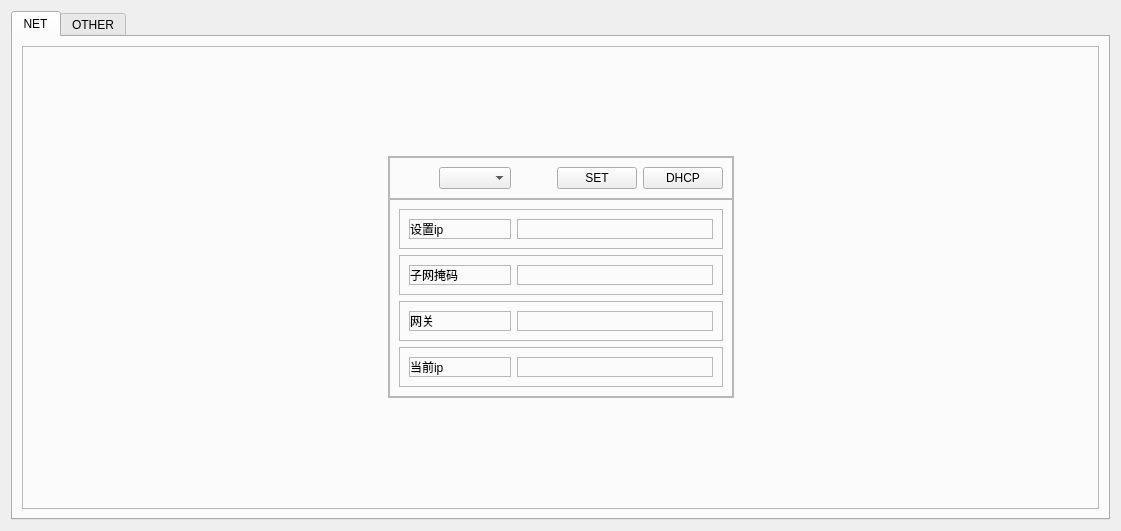
<?xml version="1.0" encoding="UTF-8"?>
<ui version="4.0">
 <class>ToolWidget</class>
 <widget class="QWidget" name="ToolWidget">
  <property name="geometry">
   <rect>
    <x>0</x>
    <y>0</y>
    <width>1121</width>
    <height>531</height>
   </rect>
  </property>
  <property name="windowTitle">
   <string>Form</string>
  </property>
  <layout class="QGridLayout" name="gridLayout_10">
   <item row="0" column="0">
    <widget class="QTabWidget" name="tabWidget">
     <property name="currentIndex">
      <number>0</number>
     </property>
     <widget class="QWidget" name="tab">
      <attribute name="title">
       <string>NET</string>
      </attribute>
      <layout class="QGridLayout" name="gridLayout_16">
       <item row="0" column="0">
        <widget class="QFrame" name="frame_15">
         <property name="frameShape">
          <enum>QFrame::StyledPanel</enum>
         </property>
         <property name="frameShadow">
          <enum>QFrame::Raised</enum>
         </property>
         <layout class="QGridLayout" name="gridLayout_15">
          <property name="leftMargin">
           <number>0</number>
          </property>
          <property name="topMargin">
           <number>0</number>
          </property>
          <property name="rightMargin">
           <number>0</number>
          </property>
          <property name="bottomMargin">
           <number>0</number>
          </property>
          <property name="spacing">
           <number>0</number>
          </property>
          <item row="0" column="1">
           <spacer name="verticalSpacer">
            <property name="orientation">
             <enum>Qt::Vertical</enum>
            </property>
            <property name="sizeHint" stdset="0">
             <size>
              <width>20</width>
              <height>114</height>
             </size>
            </property>
           </spacer>
          </item>
          <item row="1" column="0">
           <spacer name="horizontalSpacer_2">
            <property name="orientation">
             <enum>Qt::Horizontal</enum>
            </property>
            <property name="sizeHint" stdset="0">
             <size>
              <width>204</width>
              <height>20</height>
             </size>
            </property>
           </spacer>
          </item>
          <item row="1" column="1" colspan="2">
           <widget class="QFrame" name="frame_17">
            <property name="frameShape">
             <enum>QFrame::StyledPanel</enum>
            </property>
            <property name="frameShadow">
             <enum>QFrame::Raised</enum>
            </property>
            <layout class="QFormLayout" name="formLayout">
             <property name="horizontalSpacing">
              <number>0</number>
             </property>
             <property name="verticalSpacing">
              <number>0</number>
             </property>
             <property name="leftMargin">
              <number>0</number>
             </property>
             <property name="topMargin">
              <number>0</number>
             </property>
             <property name="rightMargin">
              <number>0</number>
             </property>
             <property name="bottomMargin">
              <number>0</number>
             </property>
             <item row="0" column="1">
              <widget class="QFrame" name="frame_14">
               <property name="frameShape">
                <enum>QFrame::StyledPanel</enum>
               </property>
               <property name="frameShadow">
                <enum>QFrame::Raised</enum>
               </property>
               <layout class="QHBoxLayout" name="horizontalLayout">
                <item>
                 <spacer name="horizontalSpacer_4">
                  <property name="orientation">
                   <enum>Qt::Horizontal</enum>
                  </property>
                  <property name="sizeHint" stdset="0">
                   <size>
                    <width>40</width>
                    <height>20</height>
                   </size>
                  </property>
                 </spacer>
                </item>
                <item>
                 <widget class="QComboBox" name="combox_net"/>
                </item>
                <item>
                 <spacer name="horizontalSpacer">
                  <property name="orientation">
                   <enum>Qt::Horizontal</enum>
                  </property>
                  <property name="sizeHint" stdset="0">
                   <size>
                    <width>40</width>
                    <height>20</height>
                   </size>
                  </property>
                 </spacer>
                </item>
                <item>
                 <widget class="QPushButton" name="btn_set">
                  <property name="text">
                   <string>SET</string>
                  </property>
                 </widget>
                </item>
                <item>
                 <widget class="QPushButton" name="btn_dhcp">
                  <property name="text">
                   <string>DHCP</string>
                  </property>
                 </widget>
                </item>
               </layout>
              </widget>
             </item>
             <item row="3" column="1">
              <widget class="QFrame" name="frame_10">
               <property name="sizePolicy">
                <sizepolicy hsizetype="Preferred" vsizetype="Preferred">
                 <horstretch>5</horstretch>
                 <verstretch>0</verstretch>
                </sizepolicy>
               </property>
               <property name="frameShape">
                <enum>QFrame::StyledPanel</enum>
               </property>
               <property name="frameShadow">
                <enum>QFrame::Raised</enum>
               </property>
               <layout class="QGridLayout" name="gridLayout_14">
                <item row="0" column="0">
                 <widget class="QFrame" name="frame_3">
                  <property name="frameShape">
                   <enum>QFrame::StyledPanel</enum>
                  </property>
                  <property name="frameShadow">
                   <enum>QFrame::Raised</enum>
                  </property>
                  <layout class="QGridLayout" name="gridLayout_3">
                   <item row="0" column="1">
                    <widget class="QFrame" name="frame">
                     <property name="sizePolicy">
                      <sizepolicy hsizetype="Preferred" vsizetype="Preferred">
                       <horstretch>8</horstretch>
                       <verstretch>0</verstretch>
                      </sizepolicy>
                     </property>
                     <property name="frameShape">
                      <enum>QFrame::StyledPanel</enum>
                     </property>
                     <property name="frameShadow">
                      <enum>QFrame::Raised</enum>
                     </property>
                     <layout class="QGridLayout" name="gridLayout">
                      <property name="leftMargin">
                       <number>0</number>
                      </property>
                      <property name="topMargin">
                       <number>0</number>
                      </property>
                      <property name="rightMargin">
                       <number>0</number>
                      </property>
                      <property name="bottomMargin">
                       <number>0</number>
                      </property>
                      <property name="spacing">
                       <number>0</number>
                      </property>
                      <item row="0" column="0">
                       <widget class="QIPEdit" name="set_ip" native="true">
                        <property name="maximumSize">
                         <size>
                          <width>500</width>
                          <height>50</height>
                         </size>
                        </property>
                       </widget>
                      </item>
                     </layout>
                    </widget>
                   </item>
                   <item row="0" column="0">
                    <widget class="QFrame" name="frame_2">
                     <property name="sizePolicy">
                      <sizepolicy hsizetype="Preferred" vsizetype="Preferred">
                       <horstretch>1</horstretch>
                       <verstretch>0</verstretch>
                      </sizepolicy>
                     </property>
                     <property name="frameShape">
                      <enum>QFrame::StyledPanel</enum>
                     </property>
                     <property name="frameShadow">
                      <enum>QFrame::Raised</enum>
                     </property>
                     <layout class="QGridLayout" name="gridLayout_2">
                      <property name="leftMargin">
                       <number>0</number>
                      </property>
                      <property name="topMargin">
                       <number>0</number>
                      </property>
                      <property name="rightMargin">
                       <number>0</number>
                      </property>
                      <property name="bottomMargin">
                       <number>0</number>
                      </property>
                      <property name="spacing">
                       <number>0</number>
                      </property>
                      <item row="0" column="0">
                       <widget class="QLabel" name="lab_set_ip">
                        <property name="minimumSize">
                         <size>
                          <width>100</width>
                          <height>0</height>
                         </size>
                        </property>
                        <property name="text">
                         <string>设置ip</string>
                        </property>
                       </widget>
                      </item>
                     </layout>
                    </widget>
                   </item>
                  </layout>
                 </widget>
                </item>
                <item row="1" column="0">
                 <widget class="QFrame" name="frame_4">
                  <property name="frameShape">
                   <enum>QFrame::StyledPanel</enum>
                  </property>
                  <property name="frameShadow">
                   <enum>QFrame::Raised</enum>
                  </property>
                  <layout class="QGridLayout" name="gridLayout_4">
                   <item row="0" column="1">
                    <widget class="QFrame" name="frame_5">
                     <property name="sizePolicy">
                      <sizepolicy hsizetype="Preferred" vsizetype="Preferred">
                       <horstretch>8</horstretch>
                       <verstretch>0</verstretch>
                      </sizepolicy>
                     </property>
                     <property name="frameShape">
                      <enum>QFrame::StyledPanel</enum>
                     </property>
                     <property name="frameShadow">
                      <enum>QFrame::Raised</enum>
                     </property>
                     <layout class="QGridLayout" name="gridLayout_5">
                      <property name="leftMargin">
                       <number>0</number>
                      </property>
                      <property name="topMargin">
                       <number>0</number>
                      </property>
                      <property name="rightMargin">
                       <number>0</number>
                      </property>
                      <property name="bottomMargin">
                       <number>0</number>
                      </property>
                      <property name="spacing">
                       <number>0</number>
                      </property>
                      <item row="0" column="0">
                       <widget class="QIPEdit" name="set_mask" native="true">
                        <property name="maximumSize">
                         <size>
                          <width>500</width>
                          <height>50</height>
                         </size>
                        </property>
                       </widget>
                      </item>
                     </layout>
                    </widget>
                   </item>
                   <item row="0" column="0">
                    <widget class="QFrame" name="frame_6">
                     <property name="sizePolicy">
                      <sizepolicy hsizetype="Preferred" vsizetype="Preferred">
                       <horstretch>1</horstretch>
                       <verstretch>0</verstretch>
                      </sizepolicy>
                     </property>
                     <property name="frameShape">
                      <enum>QFrame::StyledPanel</enum>
                     </property>
                     <property name="frameShadow">
                      <enum>QFrame::Raised</enum>
                     </property>
                     <layout class="QGridLayout" name="gridLayout_6">
                      <property name="leftMargin">
                       <number>0</number>
                      </property>
                      <property name="topMargin">
                       <number>0</number>
                      </property>
                      <property name="rightMargin">
                       <number>0</number>
                      </property>
                      <property name="bottomMargin">
                       <number>0</number>
                      </property>
                      <property name="horizontalSpacing">
                       <number>0</number>
                      </property>
                      <item row="0" column="0">
                       <widget class="QLabel" name="lab_mask">
                        <property name="minimumSize">
                         <size>
                          <width>100</width>
                          <height>0</height>
                         </size>
                        </property>
                        <property name="text">
                         <string>子网掩码</string>
                        </property>
                       </widget>
                      </item>
                     </layout>
                    </widget>
                   </item>
                  </layout>
                 </widget>
                </item>
                <item row="2" column="0">
                 <widget class="QFrame" name="frame_7">
                  <property name="frameShape">
                   <enum>QFrame::StyledPanel</enum>
                  </property>
                  <property name="frameShadow">
                   <enum>QFrame::Raised</enum>
                  </property>
                  <layout class="QGridLayout" name="gridLayout_7">
                   <item row="0" column="1">
                    <widget class="QFrame" name="frame_8">
                     <property name="sizePolicy">
                      <sizepolicy hsizetype="Preferred" vsizetype="Preferred">
                       <horstretch>8</horstretch>
                       <verstretch>0</verstretch>
                      </sizepolicy>
                     </property>
                     <property name="frameShape">
                      <enum>QFrame::StyledPanel</enum>
                     </property>
                     <property name="frameShadow">
                      <enum>QFrame::Raised</enum>
                     </property>
                     <layout class="QGridLayout" name="gridLayout_8">
                      <property name="leftMargin">
                       <number>0</number>
                      </property>
                      <property name="topMargin">
                       <number>0</number>
                      </property>
                      <property name="rightMargin">
                       <number>0</number>
                      </property>
                      <property name="bottomMargin">
                       <number>0</number>
                      </property>
                      <property name="spacing">
                       <number>0</number>
                      </property>
                      <item row="0" column="0">
                       <widget class="QIPEdit" name="set_gate_way" native="true">
                        <property name="maximumSize">
                         <size>
                          <width>500</width>
                          <height>50</height>
                         </size>
                        </property>
                       </widget>
                      </item>
                     </layout>
                    </widget>
                   </item>
                   <item row="0" column="0">
                    <widget class="QFrame" name="frame_9">
                     <property name="sizePolicy">
                      <sizepolicy hsizetype="Preferred" vsizetype="Preferred">
                       <horstretch>1</horstretch>
                       <verstretch>0</verstretch>
                      </sizepolicy>
                     </property>
                     <property name="frameShape">
                      <enum>QFrame::StyledPanel</enum>
                     </property>
                     <property name="frameShadow">
                      <enum>QFrame::Raised</enum>
                     </property>
                     <layout class="QGridLayout" name="gridLayout_9">
                      <property name="leftMargin">
                       <number>0</number>
                      </property>
                      <property name="topMargin">
                       <number>0</number>
                      </property>
                      <property name="rightMargin">
                       <number>0</number>
                      </property>
                      <property name="bottomMargin">
                       <number>0</number>
                      </property>
                      <property name="spacing">
                       <number>0</number>
                      </property>
                      <item row="0" column="0">
                       <widget class="QLabel" name="lab_gate_way">
                        <property name="minimumSize">
                         <size>
                          <width>100</width>
                          <height>0</height>
                         </size>
                        </property>
                        <property name="text">
                         <string>网关</string>
                        </property>
                       </widget>
                      </item>
                     </layout>
                    </widget>
                   </item>
                  </layout>
                 </widget>
                </item>
                <item row="3" column="0">
                 <widget class="QFrame" name="frame_11">
                  <property name="frameShape">
                   <enum>QFrame::StyledPanel</enum>
                  </property>
                  <property name="frameShadow">
                   <enum>QFrame::Raised</enum>
                  </property>
                  <layout class="QGridLayout" name="gridLayout_11">
                   <item row="0" column="1">
                    <widget class="QFrame" name="frame_12">
                     <property name="sizePolicy">
                      <sizepolicy hsizetype="Preferred" vsizetype="Preferred">
                       <horstretch>8</horstretch>
                       <verstretch>0</verstretch>
                      </sizepolicy>
                     </property>
                     <property name="frameShape">
                      <enum>QFrame::StyledPanel</enum>
                     </property>
                     <property name="frameShadow">
                      <enum>QFrame::Raised</enum>
                     </property>
                     <layout class="QGridLayout" name="gridLayout_12">
                      <property name="leftMargin">
                       <number>0</number>
                      </property>
                      <property name="topMargin">
                       <number>0</number>
                      </property>
                      <property name="rightMargin">
                       <number>0</number>
                      </property>
                      <property name="bottomMargin">
                       <number>0</number>
                      </property>
                      <property name="spacing">
                       <number>0</number>
                      </property>
                      <item row="0" column="0">
                       <widget class="QIPEdit" name="cur_ip" native="true">
                        <property name="maximumSize">
                         <size>
                          <width>500</width>
                          <height>50</height>
                         </size>
                        </property>
                       </widget>
                      </item>
                     </layout>
                    </widget>
                   </item>
                   <item row="0" column="0">
                    <widget class="QFrame" name="frame_13">
                     <property name="sizePolicy">
                      <sizepolicy hsizetype="Preferred" vsizetype="Preferred">
                       <horstretch>1</horstretch>
                       <verstretch>0</verstretch>
                      </sizepolicy>
                     </property>
                     <property name="frameShape">
                      <enum>QFrame::StyledPanel</enum>
                     </property>
                     <property name="frameShadow">
                      <enum>QFrame::Raised</enum>
                     </property>
                     <layout class="QGridLayout" name="gridLayout_13">
                      <property name="leftMargin">
                       <number>0</number>
                      </property>
                      <property name="topMargin">
                       <number>0</number>
                      </property>
                      <property name="rightMargin">
                       <number>0</number>
                      </property>
                      <property name="bottomMargin">
                       <number>0</number>
                      </property>
                      <property name="spacing">
                       <number>0</number>
                      </property>
                      <item row="0" column="0">
                       <widget class="QLabel" name="lab_cur_ip">
                        <property name="minimumSize">
                         <size>
                          <width>100</width>
                          <height>0</height>
                         </size>
                        </property>
                        <property name="text">
                         <string>当前ip</string>
                        </property>
                       </widget>
                      </item>
                     </layout>
                    </widget>
                   </item>
                  </layout>
                 </widget>
                </item>
               </layout>
              </widget>
             </item>
            </layout>
           </widget>
          </item>
          <item row="1" column="3">
           <spacer name="horizontalSpacer_3">
            <property name="orientation">
             <enum>Qt::Horizontal</enum>
            </property>
            <property name="sizeHint" stdset="0">
             <size>
              <width>203</width>
              <height>20</height>
             </size>
            </property>
           </spacer>
          </item>
          <item row="2" column="2">
           <spacer name="verticalSpacer_2">
            <property name="orientation">
             <enum>Qt::Vertical</enum>
            </property>
            <property name="sizeHint" stdset="0">
             <size>
              <width>20</width>
              <height>114</height>
             </size>
            </property>
           </spacer>
          </item>
         </layout>
        </widget>
       </item>
      </layout>
     </widget>
     <widget class="QWidget" name="tab_2">
      <attribute name="title">
       <string>OTHER</string>
      </attribute>
     </widget>
    </widget>
   </item>
  </layout>
 </widget>
 <customwidgets>
  <customwidget>
   <class>QIPEdit</class>
   <extends>QWidget</extends>
   <header location="global">qipedit.h</header>
   <container>1</container>
  </customwidget>
 </customwidgets>
 <resources/>
 <connections/>
</ui>
